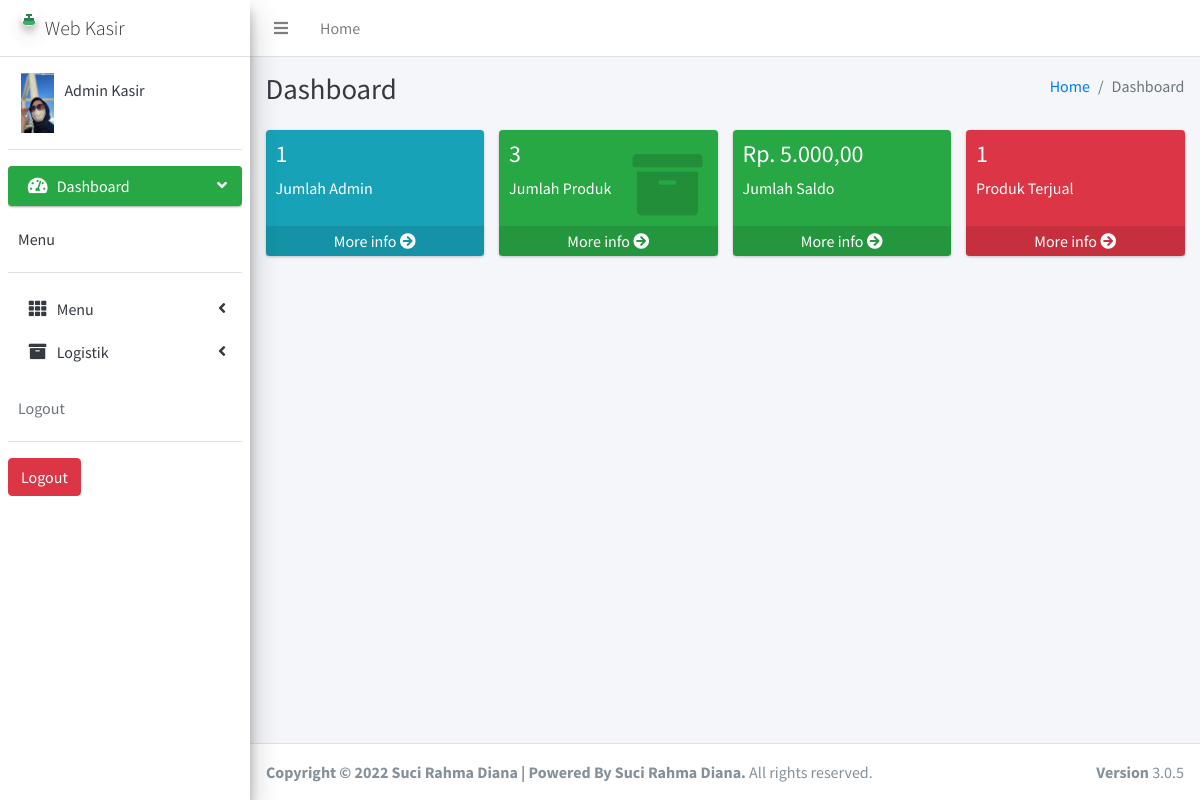
The app's page /admin/index.php (signed in) with its own data.
### tables this page shows
CREATE TABLE `tb_user` (
  `id` int(11) NOT NULL,
  `username` text NOT NULL,
  `password` text NOT NULL,
  `nama` text NOT NULL,
  `level` text NOT NULL,
  `foto` varchar(255) NOT NULL
);

### admin/comp/header_a.php (the view, shortened to what this page needs)
<?php require 'fungsi/fungsi.php'; ?>
<?php foreach (summon_admin() as $key): ?>
<!DOCTYPE html>
<html>
<head>
  <link rel="stylesheet" href="<?= url() ?>plugins/fontawesome-free/css/all.min.css">
  <link rel="stylesheet" href="https://code.ionicframework.com/ionicons/2.0.1/css/ionicons.min.css">
  <link rel="stylesheet" href="<?= url() ?>plugins/tempusdominus-bootstrap-4/css/tempusdominus-bootstrap-4.min.css">
  <link rel="stylesheet" href="<?= url() ?>plugins/icheck-bootstrap/icheck-bootstrap.min.css">
  <link rel="stylesheet" href="<?= url() ?>plugins/jqvmap/jqvmap.min.css">
  <link rel="stylesheet" href="<?= url() ?>dist/css/adminlte.min.css">
  <link rel="stylesheet" href="<?= url() ?>plugins/overlayScrollbars/css/OverlayScrollbars.min.css">
  <link rel="stylesheet" href="<?= url() ?>plugins/daterangepicker/daterangepicker.css">
  <link rel="stylesheet" href="<?= url() ?>plugins/summernote/summernote-bs4.css">
</head>
<body class="hold-transition sidebar-mini layout-fixed">
<div class="wrapper">
  <nav class="main-header navbar navbar-expand navbar-white navbar-light">
    <ul class="navbar-nav">
      <li class="nav-item">
        <a class="nav-link" data-widget="pushmenu" href="#" role="button"><i class="fas fa-bars"></i></a>
      </li>
      <li class="nav-item d-none d-sm-inline-block">
        <a href="index.php" class="nav-link">Home</a>
      </li>
    </ul>
  </nav>
  <aside class="main-sidebar sidebar-light-success elevation-4">
    <a href="index.php" class="brand-link">
      <img src="<?= url()?>img/logo_kasir_kita.png" alt="AdminLTE Logo" class="brand-image img-circle elevation-3"
           style="opacity: .8">
      <span class="brand-text font-weight-light">Web Kasir</span>
    </a>
    <div class="sidebar">
      <div class="user-panel mt-3 pb-3 mb-3 d-flex">
        <div class="image">
          <?php
          if ($key['foto']!= '') {
                        echo '<img src="img/'.$key['foto'].'" height="150">';
                      }else{
                        echo '<img src="img/user_logo.png" height="150">';
                      }
           ?>
        </div>
        <div class="info">
          <a href="index.php?m=admin&s=detail" class="d-block" ><?= $key['nama'];?></a>
        </div>
      </div>
      <nav class="mt-2">
        <ul class="nav nav-pills nav-sidebar flex-column" data-widget="treeview" role="menu" data-accordion="false">
          <li class="nav-item has-treeview menu-open">
            <a href="index.php" class="nav-link active">
              <i class="nav-icon fas fa-tachometer-alt"></i>
              <p>
                Dashboard
                <i class="right fas fa-angle-left"></i>
              </p>
            </a>
          <div class="user-panel mt-3 pb-3 mb-3 d-flex">
        <div class="info">
          <a href="#" class="d-block">Menu</a>
        </div>
      </div>
          </li>
          <li class="nav-item has-treeview">
            <a href="#" class="nav-link">
              <i class="nav-icon fas fa-th"></i>
              <p>
                Menu
                <i class="fas fa-angle-left right"></i>
              </p>
            </a>
          </li>
          <li class="nav-item has-treeview">
            <a href="#" class="nav-link">
              <i class="nav-icon fa fa-archive"></i>
              <p>
                Logistik
                <i class="fas fa-angle-left right"></i>
              </p>
            </a>
          </li>
          <div class="user-panel mt-3 pb-3 mb-3 d-flex">
        <div class="info">
          <span class="d-block text-gray">Logout</span>
        </div>
      </div>
      <a href="logout.php"><button class="btn btn-danger">Logout</button></a>
        </ul>
      </nav>
    </div>
  </aside>
  <?php endforeach; ?>

### records on screen
tb_user: foto (picture), nama "Admin Kasir"

### other values on screen
$key['jadmin'] "1"
$row['jproduk'] "3"
rupiah($row['jtotal']) "Rp. 5.000,00"
$row['jbeli'] "1"
